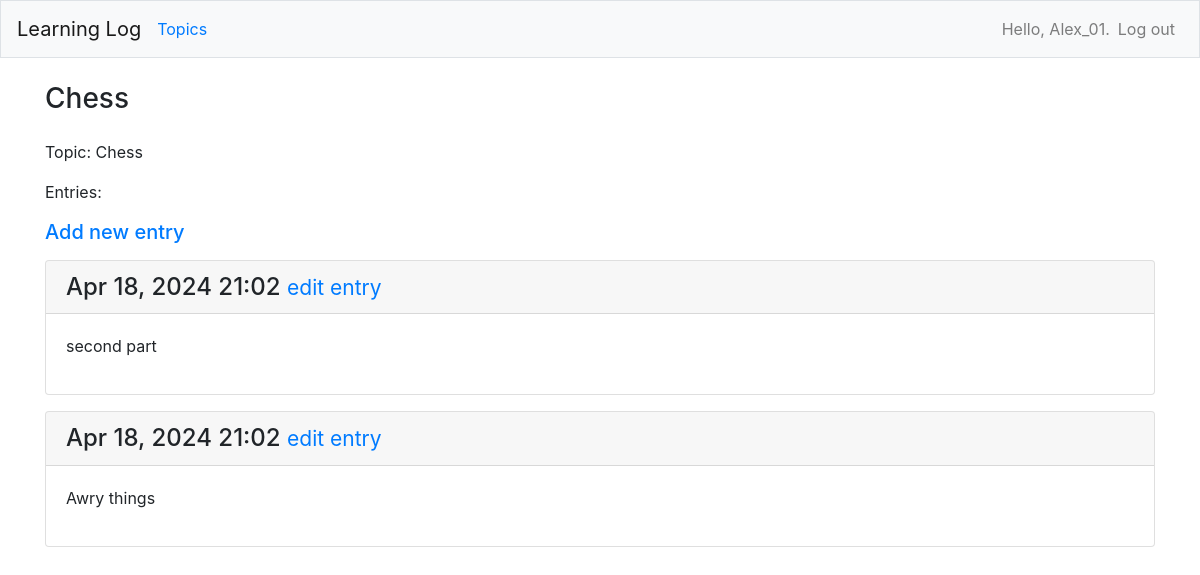
/topics/1/ (signed in), run on the app's committed database.
### learning_logs/models.py (models this page shows, shortened)
class Topic(models.Model):
    text = models.CharField(max_length=200)
    date_added = models.DateTimeField(auto_now_add=True)
    owner = models.ForeignKey(User, on_delete=models.CASCADE)
    def __str__(self):
        return self.text

class Entry(models.Model):
    topic = models.ForeignKey(Topic, on_delete=models.CASCADE)
    text = models.TextField()
    date_added = models.DateTimeField(auto_now_add=True)
    class Meta:
        verbose_name_plural = 'entries'

### learning_logs/views.py (the view)
# urls.py: path('topics/<int:topic_id>/', views.topic, name='topic'),
@login_required
def topic(request, topic_id):
    topic = Topic.objects.get(id=topic_id)
    if topic.owner != request.user:
        raise Http404
    entries = topic.entry_set.order_by('-date_added')
    context = {'topic': topic, 'entries': entries}
    return render(request, 'learning_logs/topic.html', context)

### learning_logs/templates/learning_logs/topic.html
{% extends "learning_logs/base.html" %}
{% block page_header %}
    <h3>{{ topic }}</h3>
{% endblock page_header %}
{% block content %}
    <p>Topic: {{ topic }}</p>
    <p>Entries:</p>
    <p>
        <h5><a href="{% url 'learning_logs:new_entry' topic.id  %}">Add new entry</h5></a>
    </p>
        {% for entry in entries %}
            <div class="card mb-3">
                <h4 class="card-header">
                    {{ entry.date_added|date:'M d, Y H:i' }}
                    <small><a href="{% url 'learning_logs:edit_entry' entry.id  %}">
                        edit entry</a></small>
                </h4>
                <div class="card-body">
                    {{ entry.text|linebreaks }}
                </div>
            </div>
        {% empty %}
            <p>There are no entries for topic yet.</p>
        {% endfor %}
{% endblock content %}

### learning_logs/templates/learning_logs/base.html (shortened to what this page needs)
{% load bootstrap4 %}
<!doctype html>
<html lang="en">
<head>
    {% bootstrap_css %}
</head>
<body>
    <nav class="navbar navbar-expand-md navbar-light bg-light mb-4 border">
        <a class="navbar-brand" href="{% url 'learning_logs:index' %}">
            Learning Log</a>
        <div class="collapse navbar-collapse" id="navbarCollapse">
            <ul class="navbar-nav mr-auto">
                <li class="nav-item">
                    <a class="navbar-link" href="{% url 'learning_logs:topics' %}">
                        Topics</a></li>
            </ul>
            <ul class="navbar-nav ml-auto">
                {% if user.is_authenticated %}
                    <li class="nav-item">
                        <span class="navbar-text">Hello,
                        {{ user.username }}.</span>
                    </li>
                    <li class="nav-item">
                        <a class="nav-link" href="{% url 'users:logout' %}">Log out</a>
                    </li>
                {% endif %}
            </ul>
        </div>
    </nav>
    <main role="main" class="container">
        <div class="pb-2 mb-2 border-bootom">
            {% block page_header %}{% endblock page_header %}
        </div>
        <div>
            {% block content %}{% endblock content %}
        </div>
    </main>
</body>
</html>

### data on the page
Topic: text "Chess"
Entry: date_added "Apr 18, 2024 21:02", text "second part"
Entry: date_added "Apr 18, 2024 21:02", text "Awry things"

### other printed values
{{ user.username }} "Alex_01"
